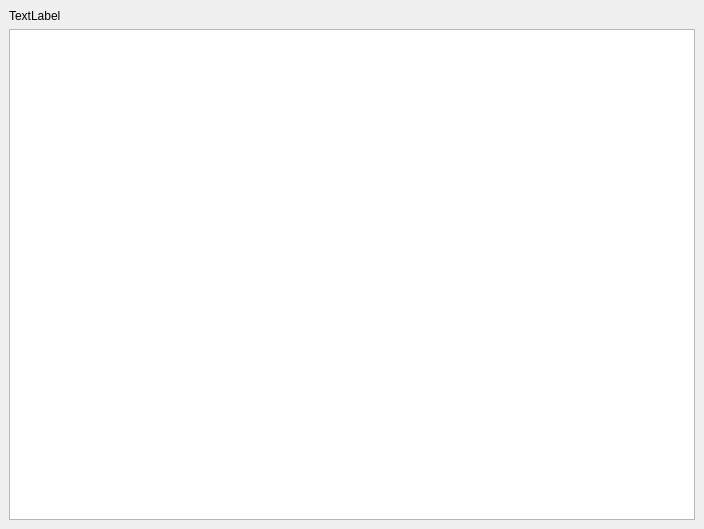
<?xml version="1.0" encoding="UTF-8"?>
<ui version="4.0">
 <class>imageWatcher</class>
 <widget class="QDialog" name="imageWatcher">
  <property name="geometry">
   <rect>
    <x>0</x>
    <y>0</y>
    <width>704</width>
    <height>529</height>
   </rect>
  </property>
  <property name="windowTitle">
   <string>imageWatcher</string>
  </property>
  <layout class="QVBoxLayout">
   <property name="spacing">
    <number>6</number>
   </property>
   <property name="leftMargin">
    <number>9</number>
   </property>
   <property name="topMargin">
    <number>9</number>
   </property>
   <property name="rightMargin">
    <number>9</number>
   </property>
   <property name="bottomMargin">
    <number>9</number>
   </property>
   <item>
    <widget class="QLabel" name="name">
     <property name="sizePolicy">
      <sizepolicy hsizetype="Minimum" vsizetype="Preferred">
       <horstretch>0</horstretch>
       <verstretch>0</verstretch>
      </sizepolicy>
     </property>
     <property name="text">
      <string>TextLabel</string>
     </property>
    </widget>
   </item>
   <item>
    <layout class="QVBoxLayout" name="verticalLayout">
     <item>
      <widget class="QGraphicsView" name="image"/>
     </item>
    </layout>
   </item>
  </layout>
 </widget>
 <layoutdefault spacing="6" margin="11"/>
 <resources/>
 <connections/>
</ui>
